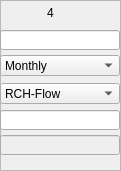
     <widget class="QFrame" name="frame_6">
      <property name="geometry">
       <rect>
        <x>560</x>
        <y>255</y>
        <width>121</width>
        <height>171</height>
       </rect>
      </property>
      <property name="frameShape">
       <enum>QFrame::StyledPanel</enum>
      </property>
      <property name="frameShadow">
       <enum>QFrame::Raised</enum>
      </property>
      <widget class="QLineEdit" name="txt_sub_4">
       <property name="geometry">
        <rect>
         <x>0</x>
         <y>30</y>
         <width>120</width>
         <height>20</height>
        </rect>
       </property>
       <property name="inputMethodHints">
        <set>Qt::ImhPreferNumbers</set>
       </property>
       <property name="alignment">
        <set>Qt::AlignRight|Qt::AlignTrailing|Qt::AlignVCenter</set>
       </property>
      </widget>
      <widget class="QLineEdit" name="txt_weight_4">
       <property name="geometry">
        <rect>
         <x>0</x>
         <y>110</y>
         <width>120</width>
         <height>20</height>
        </rect>
       </property>
       <property name="inputMethodHints">
        <set>Qt::ImhPreferNumbers</set>
       </property>
       <property name="alignment">
        <set>Qt::AlignRight|Qt::AlignTrailing|Qt::AlignVCenter</set>
       </property>
      </widget>
      <widget class="QLabel" name="label_24">
       <property name="geometry">
        <rect>
         <x>40</x>
         <y>5</y>
         <width>21</width>
         <height>16</height>
        </rect>
       </property>
       <property name="cursor">
        <cursorShape>ArrowCursor</cursorShape>
       </property>
       <property name="text">
        <string>4</string>
       </property>
       <property name="alignment">
        <set>Qt::AlignCenter</set>
       </property>
      </widget>
      <widget class="QLineEdit" name="txt_crop_4">
       <property name="enabled">
        <bool>false</bool>
       </property>
       <property name="geometry">
        <rect>
         <x>0</x>
         <y>135</y>
         <width>120</width>
         <height>20</height>
        </rect>
       </property>
       <property name="inputMethodHints">
        <set>Qt::ImhPreferNumbers</set>
       </property>
       <property name="text">
        <string/>
       </property>
       <property name="alignment">
        <set>Qt::AlignRight|Qt::AlignTrailing|Qt::AlignVCenter</set>
       </property>
      </widget>
      <widget class="QComboBox" name="txt_dt_4">
       <property name="geometry">
        <rect>
         <x>0</x>
         <y>55</y>
         <width>120</width>
         <height>21</height>
        </rect>
       </property>
       <item>
        <property name="text">
         <string>Monthly</string>
        </property>
       </item>
       <item>
        <property name="text">
         <string>Daily</string>
        </property>
       </item>
       <item>
        <property name="text">
         <string>Yearly</string>
        </property>
       </item>
       <item>
        <property name="text">
         <string>Annual Crop</string>
        </property>
       </item>
       <item>
        <property name="text">
         <string>Avg Crop</string>
        </property>
       </item>
      </widget>
      <widget class="QComboBox" name="txt_apex_out_4">
       <property name="geometry">
        <rect>
         <x>0</x>
         <y>83</y>
         <width>120</width>
         <height>21</height>
        </rect>
       </property>
       <item>
        <property name="text">
         <string>RCH-Flow</string>
        </property>
       </item>
       <item>
        <property name="text">
         <string>RCH-Sediment</string>
        </property>
       </item>
       <item>
        <property name="text">
         <string>RCH-TN</string>
        </property>
       </item>
       <item>
        <property name="text">
         <string>RCH-TP</string>
        </property>
       </item>
       <item>
        <property name="text">
         <string>RCH-MineralN</string>
        </property>
       </item>
       <item>
        <property name="text">
         <string>RCH-OrganicN</string>
        </property>
       </item>
       <item>
        <property name="text">
         <string>RCH-MineralP</string>
        </property>
       </item>
       <item>
        <property name="text">
         <string>RCH-OrganicP</string>
        </property>
       </item>
       <item>
        <property name="text">
         <string>RCH-PEST</string>
        </property>
       </item>
       <item>
        <property name="text">
         <string>SUB-WaterYld</string>
        </property>
       </item>
       <item>
        <property name="text">
         <string>SUB-Runoff</string>
        </property>
       </item>
       <item>
        <property name="text">
         <string>SUB-QDr</string>
        </property>
       </item>
       <item>
        <property name="text">
         <string>SUB-ResQ</string>
        </property>
       </item>
       <item>
        <property name="text">
         <string>SUB-PET</string>
        </property>
       </item>
       <item>
        <property name="text">
         <string>SUB-ET</string>
        </property>
       </item>
       <item>
        <property name="text">
         <string>SUB-SW</string>
        </property>
       </item>
       <item>
        <property name="text">
         <string>SUB-SedYld</string>
        </property>
       </item>
       <item>
        <property name="text">
         <string>SUB-QN</string>
        </property>
       </item>
       <item>
        <property name="text">
         <string>SUB-QP</string>
        </property>
       </item>
       <item>
        <property name="text">
         <string>SUB-OrgN</string>
        </property>
       </item>
       <item>
        <property name="text">
         <string>SUB-OrgP</string>
        </property>
       </item>
       <item>
        <property name="text">
         <string>SUB-QDrN</string>
        </property>
       </item>
       <item>
        <property name="text">
         <string>SUB-QDrP</string>
        </property>
       </item>
       <item>
        <property name="text">
         <string>SUB-STMP</string>
        </property>
       </item>
       <item>
        <property name="text">
         <string>CRP-BIOM</string>
        </property>
       </item>
       <item>
        <property name="text">
         <string>CRP-STL</string>
        </property>
       </item>
       <item>
        <property name="text">
         <string>CRP-LAI</string>
        </property>
       </item>
       <item>
        <property name="text">
         <string>CRP-CHT</string>
        </property>
       </item>
       <item>
        <property name="text">
         <string>ACY-YLDG</string>
        </property>
       </item>
       <item>
        <property name="text">
         <string>ACY-OCPD</string>
        </property>
       </item>
       <item>
        <property name="text">
         <string>SED-HFLUX</string>
        </property>
       </item>
       <item>
        <property name="text">
         <string>SED-VFLUX</string>
        </property>
       </item>
      </widget>
     </widget>
